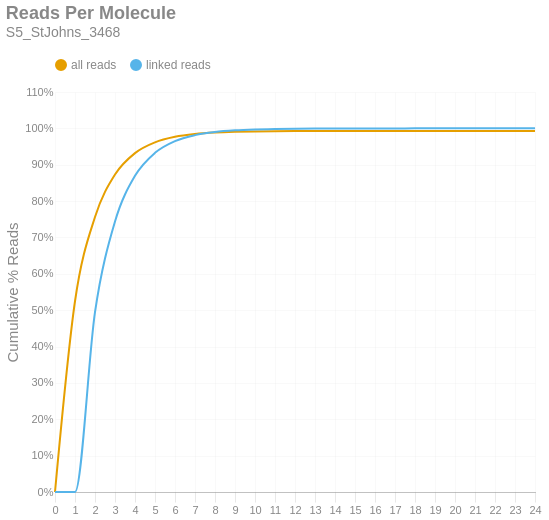

Here is the notebook cell this chart was saved with:
### Markdown cell above
### Reads per Molecule
This chart shows the cumulative distribution of the number of reads per linked molecule. That is, how many alignments are associated with a unique molecule. This excludes the number of reads associated with invalid or absent linked-read barcodes. The `linked` histogram is the percentages recalculated when disregarding singletons.

### Code cell
if SKIPLR:
    print_html(f"Skipped")
else:
    counts = np.bincount(valids['reads'].cast(pl.Int64).to_numpy())
    weighted = counts * np.arange(len(counts))
    all_perc = weighted / n_reads
    linked_perc = weighted / n_linked_reads
    linked_perc[1] = 0
    binned_df = pl.DataFrame({
        'readsper': list(range(len(counts))),
        'all reads (cumsum)': np.cumsum(all_perc).tolist(),
        'linked reads (cumsum)': np.cumsum(linked_perc).tolist(),
    })

    with SafeRender(binned_df):
        (
            density_plot(binned_df, 'Reads Per Molecule', samplename, 'readspmol')
            .encode(
                x=alt.X('readsper:O', title=None).axis(labelAngle=0).scale(padding=0),
                y=alt.Y('value:Q', title='Cumulative % Reads').axis(format='%').stack(False),
                color=alt.Color("key:N").scale(domain=["all reads", "linked reads"]),
                tooltip=[
                    alt.Tooltip("key:N", title="Data Type"),
                    alt.Tooltip("readsper:O", title="Reads Per Molecule"),
                    alt.Tooltip("value:Q", format=".2%", title="% Reads (Cum.)")
                ]            
            )
        ).display()

### Figure 1 — Vega-Lite specification as saved in the notebook (floating-point values rounded to 4 significant figures)
{"width": "container", "height": 400, "config": {"title": {"anchor": "start", "dy": -15, "fontSize": 18, "color": "#888888", "subtitleColor": "#888888", "subtitleFontSize": 14}, "arc": {"fill": "#0072B2"}, "axis": {"domainColor": "#888888", "domainWidth": 0.5, "gridWidth": 0.2, "grid": false, "titleFontWeight": 400, "titleFontSize": 15, "labelFontSize": 11, "labelColor": "#888888", "tickColor": "#888888", "tickWidth": 0.2, "titleColor": "#888888"}, "axisBand": {"grid": false}, "axisX": {"grid": true, "tickSize": 10, "domainCap": "round"}, "axisY": {"domain": false, "grid": true, "tickSize": 0, "domainCap": "round"}, "background": "transparent", "header": {"labelFontSize": 15, "labelColor": "#888888", "titleFontSize": 15, "titleFontWeight": 600, "titleColor": "#888888"}, "legend": {"labelFont": "sans-serif", "labelFontSize": 12, "labelColor": "#888888", "symbolSize": 100, "symbolType": "circle", "titleFontSize": 12, "titlePadding": 10, "titleColor": "#888888", "title": null, "orient": "top"}, "range": {"category": ["#E69F00", "#56B4E9", "#009E73", "#F0E442", "#0072B2", "#D55E00", "#CC79A7", "#000000"], "diverging": ["#cfe8f3", "#a2d4ec", "#73bfe2", "#46abdb", "#1696d2", "#12719e"]}, "area": {"fill": "#0072B2", "fillOpacity": 0.7, "line": true, "strokeOpacity": 0.7}, "line": {"color": "#0072B2", "stroke": "#0072B2", "strokeWidth": 2}, "trail": {"color": "#0072B2", "stroke": "#0072B2", "strokeWidth": 0, "size": 1}, "point": {"filled": true, "fillOpacity": 1.0, "size": 95}, "text": {"color": "#888888", "fontSize": 11, "align": "right", "fontWeight": 400, "size": 11}, "bar": {"fill": "#0072B2", "stroke": null}, "view": {"stroke": null, "continuousWidth": 660, "continuousHeight": 400}}, "data": {"name": "data-578666b30e8dd73faccbad997d8514c1"}, "mark": {"type": "line", "interpolate": "monotone", "point": {"opacity": 0, "size": 275}}, "encoding": {"color": {"field": "key", "scale": {"domain": ["all reads", "linked reads"]}, "type": "nominal"}, "tooltip": [{"field": "key", "title": "Data Type", "type": "nominal"}, {"field": "readsper", "title": "Reads Per Molecule", "type": "ordinal"}, {"field": "value", "format": ".2%", "title": "% Reads (Cum.)", "type": "quantitative"}], "x": {"axis": {"labelAngle": 0}, "field": "readsper", "scale": {"padding": 0}, "title": null, "type": "ordinal"}, "y": {"axis": {"format": "%"}, "field": "value", "stack": false, "title": "Cumulative % Reads", "type": "quantitative"}}, "params": [{"name": "param_c36ac31b6afebe62", "select": {"type": "point", "fields": ["key"]}, "bind": "legend"}], "title": {"text": "Reads Per Molecule", "subtitle": "S5_StJohns_3468"}, "transform": [{"fold": ["all reads (cumsum)", "linked reads (cumsum)"]}, {"calculate": "replace(datum.key, ' (cumsum)', '')", "as": "key"}, {"filter": {"param": "param_c36ac31b6afebe62"}}], "usermeta": {"embedOptions": {"downloadFileName": "S5_StJohns_3468.readspmol"}}, "$schema": "https://vega.github.io/schema/vega-lite/v6.1.0.json", "datasets": {"data-578666b30e8dd73faccbad997d8514c1": [{"readsper": 0, "all reads (cumsum)": 0.0, "linked reads (cumsum)": 0.0}, {"readsper": 1, "all reads (cumsum)": 0.5246, "linked reads (cumsum)": 0.0}, {"readsper": 2, "all reads (cumsum)": 0.7562, "linked reads (cumsum)": 0.4945}, {"readsper": 3, "all reads (cumsum)": 0.873, "linked reads (cumsum)": 0.7438}, {"readsper": 4, "all reads (cumsum)": 0.9319, "linked reads (cumsum)": 0.8694}, {"readsper": 5, "all reads (cumsum)": 0.9615, "linked reads (cumsum)": 0.9327}, {"readsper": 6, "all reads (cumsum)": 0.9767, "linked reads (cumsum)": 0.9651}, {"readsper": 7, "all reads (cumsum)": 0.9844, "linked reads (cumsum)": 0.9815}, {"readsper": 8, "all reads (cumsum)": 0.9884, "linked reads (cumsum)": 0.9901}, {"readsper": 9, "all reads (cumsum)": 0.9905, "linked reads (cumsum)": 0.9946}, {"readsper": 10, "all reads (cumsum)": 0.9917, "linked reads (cumsum)": 0.9971}, {"readsper": 11, "all reads (cumsum)": 0.9923, "linked reads (cumsum)": 0.9984}, {"readsper": 12, "all reads (cumsum)": 0.9927, "linked reads (cumsum)": 0.9992}, {"readsper": 13, "all reads (cumsum)": 0.9929, "linked reads (cumsum)": 0.9996}, {"readsper": 14, "all reads (cumsum)": 0.9929, "linked reads (cumsum)": 0.9997}, {"readsper": 15, "all reads (cumsum)": 0.993, "linked reads (cumsum)": 0.9998}, {"readsper": 16, "all reads (cumsum)": 0.993, "linked reads (cumsum)": 0.9999}, {"readsper": 17, "all reads (cumsum)": 0.993, "linked reads (cumsum)": 0.9999}, {"readsper": 18, "all reads (cumsum)": 0.993, "linked reads (cumsum)": 1.0}, {"readsper": 19, "all reads (cumsum)": 0.993, "linked reads (cumsum)": 1.0}, {"readsper": 20, "all reads (cumsum)": 0.9931, "linked reads (cumsum)": 1.0}, {"readsper": 21, "all reads (cumsum)": 0.9931, "linked reads (cumsum)": 1.0}, {"readsper": 22, "all reads (cumsum)": 0.9931, "linked reads (cumsum)": 1.0}, {"readsper": 23, "all reads (cumsum)": 0.9931, "linked reads (cumsum)": 1.0}, {"readsper": 24, "all reads (cumsum)": 0.9931, "linked reads (cumsum)": 1.0}]}}
